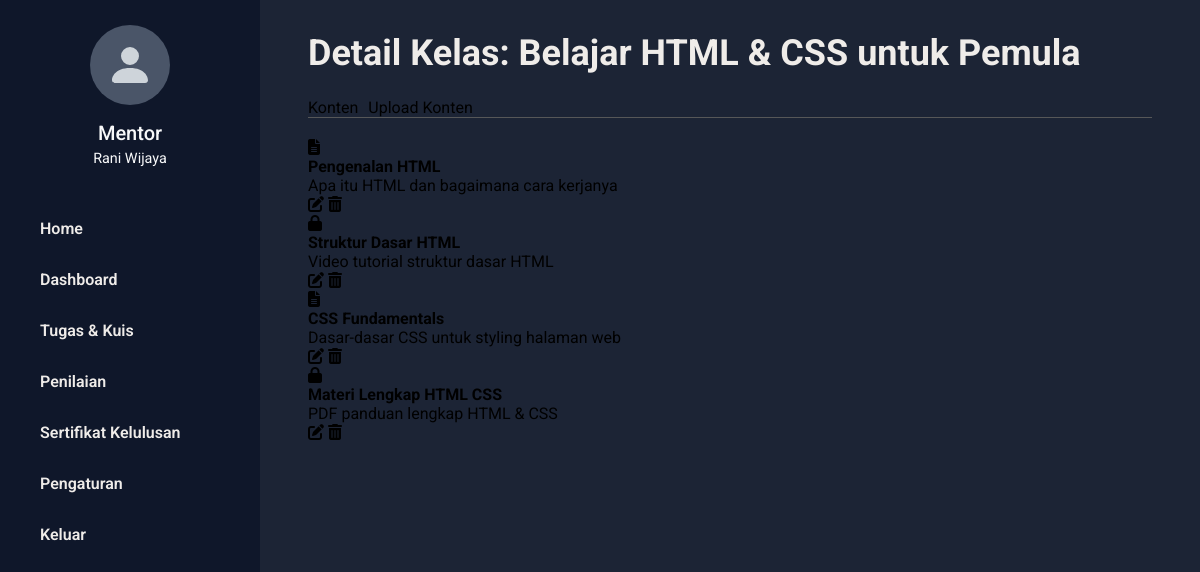
Screenshot of /mentor/detailKonten.php?kelas_id=1 (signed in) with the database file from the repository.
### tables this page shows
CREATE TABLE `kelas` (
  `kelas_id` int(11) NOT NULL AUTO_INCREMENT,
  `title_kelas` varchar(200) NOT NULL,
  `foto_kelas` varchar(255) DEFAULT NULL,
  `desk_kelas` text DEFAULT NULL,
  `mentor_id` int(11) DEFAULT NULL,
  `kategori_id` int(11) DEFAULT NULL,
  PRIMARY KEY (`kelas_id`),
  FOREIGN KEY (`mentor_id`) REFERENCES `mentors`(`mentor_id`) ON DELETE SET NULL,
  FOREIGN KEY (`kategori_id`) REFERENCES `kategori_kelas`(`kategori_kelas_id`) ON DELETE SET NULL
);

CREATE TABLE `content` (
  `content_id` int(11) NOT NULL AUTO_INCREMENT,
  `kelas_id` int(11) NOT NULL,
  `content_title` varchar(200) NOT NULL,
  `content_type` varchar(20) NOT NULL,
  `url_or_file` text DEFAULT NULL,
  `urutan` int(11) DEFAULT 0,
  `content_deskripsi` text DEFAULT NULL,
  `content_body` longtext DEFAULT NULL,
  PRIMARY KEY (`content_id`),
  FOREIGN KEY (`kelas_id`) REFERENCES `kelas`(`kelas_id`) ON DELETE CASCADE
);

### koneksi/koneksi.php (called while the page is built, shortened)
<?php
$conn = mysqli_connect("localhost", "root", "", "dadproject");
function query($query)
{
    global $conn;
    $result = mysqli_query($conn, $query);
    $rows = [];
    while ($row = mysqli_fetch_assoc($result)) {
        $rows[] = $row;
    }
    return $rows;
}

### mentor/detailKonten.php (the view, shortened to what this page needs)
<?php
include '../koneksi/koneksi.php';
$mentor_id = $_SESSION['mentor_id'];
$kelas_id = $_GET['kelas_id'];
$kelas_query = query("SELECT * FROM kelas WHERE kelas_id = '$kelas_id' AND mentor_id = '$mentor_id'");
$kelas = $kelas_query[0];
$contents = query("SELECT * FROM content WHERE kelas_id = '$kelas_id' ORDER BY urutan ASC");
?>
<!DOCTYPE html>
<html lang="id">
<head>
    <link rel="stylesheet" href="css/mentorDashboard.css">
    <link rel="stylesheet" href="https://cdnjs.cloudflare.com/ajax/libs/font-awesome/6.5.1/css/all.min.css"
 />
</head>
<body>
    <div class="dashboard-container">
        <?php include 'components/sidebar.php'; ?>
        <main class="main-content">
            <header>
                <h1>Detail Kelas: <?= htmlspecialchars($kelas['title_kelas']) ?></h1>
                <nav class="tabs">
                    <a href="#" class="active">Konten</a>
                    <a href="uploadKonten.php?kelas_id=<?= $kelas_id ?>">Upload Konten</a>
                </nav>
            </header>
            <section class="content-list">
                <?php if (empty($contents)): ?>
                    <div class="empty-state">
                        <p>Belum ada materi di kelas ini. Silakan tambahkan materi baru.</p>
                        <a href="uploadKonten.php?kelas_id=<?= $kelas_id ?>" class="btn">Upload Konten Pertama</a>
                    </div>
                <?php else: ?>
                    <?php foreach ($contents as $content): ?>
                        <article class="content-item">
                            <div class="thumbnail">
                                <?php
                                    switch ($content['content_type']) {
                                        case 'text':
                                            echo '<i class="fa-solid fa-file-lines"></i>';
                                            break;
                                        default:
                                            echo '<i class="fa-solid fa-lock"></i>';
                                            break;
                                    }
                                ?>
                            </div>
                            <div class="details">
                                <h4><?= htmlspecialchars($content['content_title']) ?></h4>
                                <p><?= htmlspecialchars($content['content_deskripsi']) ?></p>
                            </div>
                            <div class="actions">
                                <a href="editKonten.php?content_id=<?= $content['content_id'] ?>&kelas_id=<?= $kelas_id ?>" title="Edit">
                                    <i class="fa-solid fa-pen-to-square"></i>
                                </a>
                                <a href="hapusKonten.php?content_id=<?= $content['content_id'] ?>&kelas_id=<?= $kelas_id ?>" title="Hapus" onclick="return confirm('Anda yakin ingin menghapus materi ini?');">
                                    <i class="fa-solid fa-trash-can"></i>
                                </a>
                            </div>
                        </article>
                    <?php endforeach; ?>
                <?php endif; ?>
            </section>
        </main>
    </div>
</body>
</html>

### mentor/css/mentorDashboard.css (style rules this page uses)
* { margin: 0; padding: 0; box-sizing: border-box; }
body { font-family: 'Roboto', sans-serif; background-color: #1C2435; }
a { text-decoration: none; color: inherit; }
.dashboard-container { display: flex; min-height: 100vh; }
header h1 { font-size: 28px; margin-bottom: 10px; color: #efece9; }
.main-content { flex-grow: 1; padding: 40px; overflow-x: hidden; }
.tabs { display: flex; gap: 10px; margin-bottom: 20px; border-bottom: 1px solid #565758 }
main { padding-top: 130px }
.main-content { flex-grow: 1; padding: 2rem 3rem }
header h1 { font-size: 2.25rem; font-weight: 700; margin: 0 0 1.5rem 0 }

### rows the page displays
kelas: title_kelas "Belajar HTML & CSS untuk Pemula"
content: content_type "text" (drawn), content_title "Pengenalan HTML", content_deskripsi "Apa itu HTML dan bagaimana cara kerjanya"
content: content_title "Struktur Dasar HTML", content_deskripsi "Video tutorial struktur dasar HTML"
content: content_type "text" (drawn), content_title "CSS Fundamentals", content_deskripsi "Dasar-dasar CSS untuk styling halaman web"
content: content_title "Materi Lengkap HTML CSS", content_deskripsi "PDF panduan lengkap HTML & CSS"

### other values shown
$nama_lengkap "Rani Wijaya"
